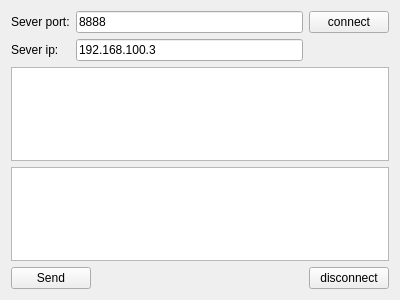
<?xml version="1.0" encoding="UTF-8"?>
<ui version="4.0">
 <class>ClientWidget</class>
 <widget class="QWidget" name="ClientWidget">
  <property name="geometry">
   <rect>
    <x>0</x>
    <y>0</y>
    <width>400</width>
    <height>300</height>
   </rect>
  </property>
  <property name="windowTitle">
   <string>Form</string>
  </property>
  <layout class="QGridLayout" name="gridLayout">
   <item row="0" column="0">
    <widget class="QLabel" name="label">
     <property name="text">
      <string>Sever port:</string>
     </property>
    </widget>
   </item>
   <item row="0" column="1" colspan="2">
    <widget class="QLineEdit" name="lineEditPort">
     <property name="text">
      <string>8888</string>
     </property>
    </widget>
   </item>
   <item row="0" column="3">
    <widget class="QPushButton" name="pushButtonConnect">
     <property name="text">
      <string>connect</string>
     </property>
    </widget>
   </item>
   <item row="1" column="0">
    <widget class="QLabel" name="label_2">
     <property name="text">
      <string>Sever ip:</string>
     </property>
    </widget>
   </item>
   <item row="1" column="1" colspan="2">
    <widget class="QLineEdit" name="lineEditIp">
     <property name="text">
      <string>192.168.100.3</string>
     </property>
    </widget>
   </item>
   <item row="2" column="0" colspan="4">
    <widget class="QTextEdit" name="textEditRead">
     <property name="readOnly">
      <bool>true</bool>
     </property>
    </widget>
   </item>
   <item row="3" column="0" colspan="4">
    <widget class="QTextEdit" name="textEditWrite"/>
   </item>
   <item row="4" column="0" colspan="2">
    <widget class="QPushButton" name="pushButtonSend">
     <property name="text">
      <string>Send</string>
     </property>
    </widget>
   </item>
   <item row="4" column="2">
    <spacer name="horizontalSpacer">
     <property name="orientation">
      <enum>Qt::Horizontal</enum>
     </property>
     <property name="sizeHint" stdset="0">
      <size>
       <width>207</width>
       <height>20</height>
      </size>
     </property>
    </spacer>
   </item>
   <item row="4" column="3">
    <widget class="QPushButton" name="pushButtonDisconnect">
     <property name="text">
      <string>disconnect</string>
     </property>
    </widget>
   </item>
  </layout>
 </widget>
 <resources/>
 <connections/>
</ui>
